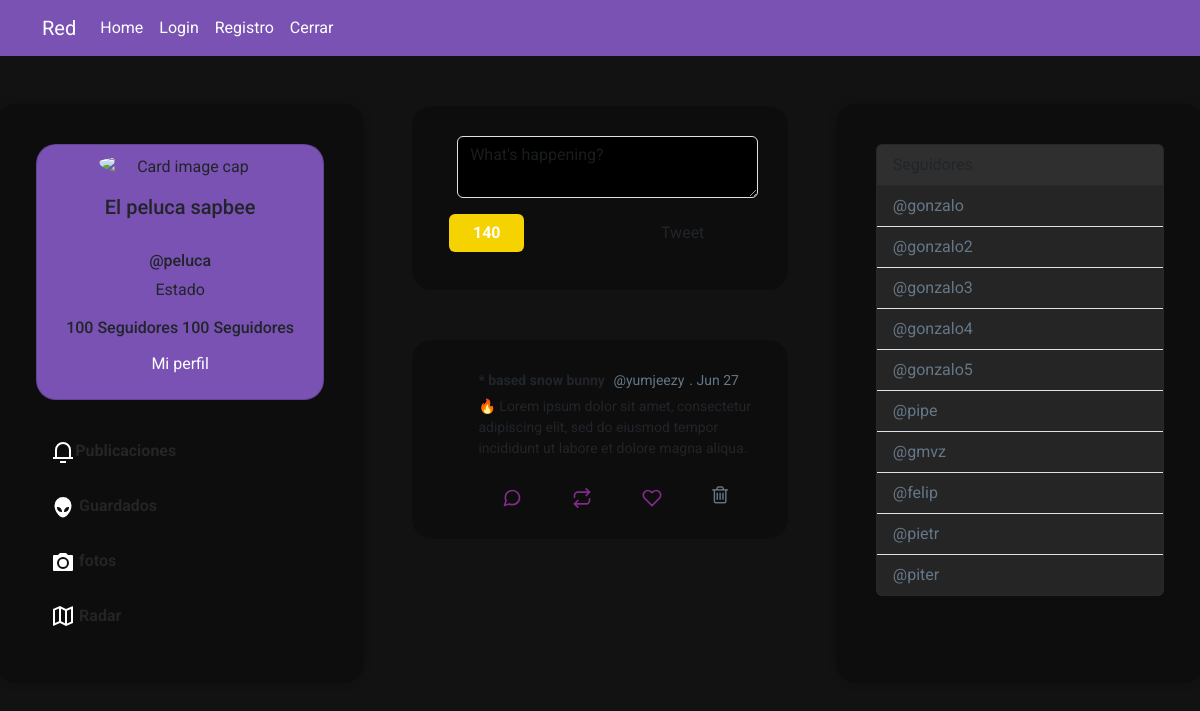
/ (signed in), run on the app's committed database.
### app/models.py (models this page shows)
class UserAccount(AbstractUser):
    type = models.CharField(max_length=7,
                            choices=USER_TYPE,
                            default=USER_TYPE[1][0])

### app/views.py (the view)
# urls.py: path('', views.home, name='home'),
@login_required
def home(request):
    x = request
    Users = UserAccount.objects.all()
    UserProfiles = UserProfile.objects.all()
    context = {'Users': Users, 'UserProfiles': UserProfiles}
    return render(request=request, template_name='layout.html', context=context)

### app/templates/layout.html (shortened to what this page needs)
{% load static %}
{% load humanize %}
<!DOCTYPE html>
<html lang="en">
<head >
    <link href="https://stackpath.bootstrapcdn.com/font-awesome/4.7.0/css/font-awesome.min.css" rel="stylesheet">
    <link rel="stylesheet" type="text/css" href="{% static 'css/style.css' %}">
    <link rel="stylesheet" type="text/css" href="{% static 'css/bootstrap.css' %}">
</head>
<body >
    {% if request.user.is_authenticated %}
        {% load django_browser_reload %}
        <nav class = 'navbar navbar-expand-lg '>
            <div class = 'container'>
            <a class = 'navbar-brand text-white' href = '#'>Red</a>
            <div class = 'offcanvas offcanvas-start-lg 'style="background-color:#7952b3" tabindex = '-1' id = 'offcanvasExample'
                aria-labelledby = 'offcanvasExampleLabel'
            >
                <div class = 'offcanvas-body p-lg-0'>
                <ul class = 'navbar-nav'>
                    <li class = 'nav-item'>
                    <a class = 'nav-link active' aria-current = 'page' href = '/'>Home</a>
                    </li>
                    <li class = 'nav-item'>
                    <a class = 'nav-link active' aria-current = 'page' href = '/login'>Login</a>
                    </li>
                    <li class = 'nav-item'>
                    <a class = 'nav-link active' aria-current = 'page' href = '/signup'>Registro</a>
                    </li>
                    <li class = 'nav-item'>
                        <a class = 'nav-link active' aria-current = 'page' href="/logout" class="btn text-white my-2 my-sm-0" type="submit">Cerrar</a>
                    </li>
                </ul>
                </div>
            </div>
            </div>
        </nav>
        {% block content %}
        <div id="main" class="container-fluid d-flex">
            <div class="sidebar m-5 d-none d-md-block ">
                <div class="">
                    <div class="card " style="background-color: #7952b3; width: 18rem; text-align:center;border-radius: 20px;">
                        <img src="https://toppng.com/uploads/preview/roger-berry-avatar-placeholder-11562991561rbrfzlng6h.png" class="card-img-top rounded-circle"
                            style="width:60%; position: relative;left: 62px;padding-top: 10px;"
                            src=""
                            alt="Card image cap">
                        <div class="card-body">
                            <h5 class="card-title font-weight-bold ">El peluca sapbee</h5>
                            <h6 class="card-title font-weight-bold">@peluca</h6>
                            <p class="card-text">Estado</p>
                            <h6 class="card-title font-weight-bold">
                                100 Seguidores
                                100 Seguidores
                            </h6>
                            <a href="#" class="btn  text-white rounded-pill">Mi perfil</a>
                        </div>
                    </div>
                    <br>
                    <button class="button-slider">
                        <svg height="24" width="24" viewBox="0 0 24 24" xmlns="http://www.w3.org/2000/svg">
                            <path d="M0 0h24v24H0z" fill="none"></path>
                            <path d="M20 17h2v2H2v-2h2v-7a8 8 0 1 1 16 0v7zm-2 0v-7a6 6 0 1 0-12 0v7h12zm-9 4h6v2H9v-2z" fill="currentColor"></path>
                            <b style="color: #252525;">Publicaciones</b>
                        </svg>
                    </button>
                    <br>
                    <button class="button-slider">
                        <b style="color: #242424;">Guardados</b>
                    </button>
                    <br>
                    <button class="button-slider">
                        <svg xmlns="http://www.w3.org/2000/svg" width="24" height="24" viewBox="0 0 24 24"><path fill="currentColor" d="M9 3h6l2 2h4a1 1 0 0 1 1 1v14a1 1 0 0 1-1 1H3a1 1 0 0 1-1-1V6a1 1 0 0 1 1-1h4l2-2zm3 16a6 6 0 1 0 0-12a6 6 0 0 0 0 12zm0-2a4 4 0 1 1 0-8a4 4 0 0 1 0 8z"/></svg>
                        <b style="color: #242424;">fotos</b>
                    </button>
                    <br> <button class="button-slider">
                        <b style="color: #242424;">Radar</b>
                    </button>
                </div>
            </div>
            <div class="content">
                <div id="inputTweetArea" class="tweet-wrap">
                    <div class="d-flex">
                        <div class="col-xs">
                        </div>
                        <form class="col pr-0  ">
                            <textarea class="form-control w-100" id="contentsBox"
                                placeholder="What's happening?" style="background-color: rgb(0, 0, 0)"></textarea>
                            <div class="container d-flex" style="padding: 1rem 0 0 0;" >
                                <div id="leftBtn">
                                    <div id="charBadge" class="badge badge-pill badge-primary ml-2"
                                        style="display: flex;align-items: center;width: 50%;justify-content: center;">
                                        <div id="charCountArea">140</div>
                                    </div>
                                </div>
                                <div id="rightBtn">
                                    <button class="btn rounded-pill" style="width: 100%;">Tweet</button>
                                </div>
                            </div>
                        </form>
                    </div>
                </div>
                <div id="tweetCards">
                    <div class="tweet-wrap" style="border-radius:20px">
                        <div class="tweet-header">
                            <div class="tweet-header-info">
                                * based snow bunny <span>@yumjeezy</span><span>. Jun 27
                                </span>
                                <p>🔥 Lorem ipsum dolor sit amet, consectetur adipiscing elit, sed do eiusmod tempor
                                    incididunt
                                    ut labore et dolore magna aliqua. </p>
                            </div>
                        </div>
                        <div class="tweet-info-counts">
                            <div class="comments">
                                <button style="background: rgba(255, 255, 255, 0); border: none;">
                                </button>
                            </div>
                            <div class="retweets">
                                <button style="background: rgba(255, 255, 255, 0); border: none;">
                                </button>
                            </div>
                            <div class="likes">
                                <button style="background: rgba(255, 255, 255, 0); border: none;">
                                </button>
                            </div>
                            <div class="trash">
                                <a href="#" style="background: rgba(255, 255, 255, 0); border: none;">
                                    <i class="fa fa-trash-o" style="color:#657786; font-size: 20px" aria-hidden="true"></i>
                                </a>
                            </div>
                        </div>
                    </div>
                </div>
            </div>
            <div class="sidebar m-5 d-none d-xl-block">
                <div class="card" style="width: 18rem; background-color: rgb(48, 48, 48);">
                    <div class="card-header">
                    </div>
                    <ul class="list-group list-group-flush">
                        {% for User in Users %}
                            {% if User.username != request.user.username %}
                                {% if User not in request %}
                                    <li class="list-group-item"
                                        style="background-color: #252525; text-decoration: none;color: #657787;">@{{User.username}}</li>
                                {% endif %}
                            {% endif %}
                        {% endfor %}
                    </ul>
                </div>
            </div>
        </div>
        {% endblock content %}
    {% endif %}
</body>
</html>

### app/static/css/style.css (style rules this page uses)
img { max-width: 100%; }
#main { justify-content: center; }
#inputTweetArea { border-radius: 20px; }
#leftBtn { width: 50%; text-align: left; padding: 0; }
#rightBtn { width: 50%; text-align: right; padding: 0; }
.tweet-wrap { max-width: 490px; background: #0000004b; margin: 0 auto; margin-top: 50px; border-radius: 3px; padding: 30px; }
.tweet-header { display: flex; align-items: flex-start; font-size: 14px; }
.tweet-header-info { font-weight: bold; }
.tweet-header-info span { color: #657786; font-weight: normal; margin-left: 5px; }
.tweet-header-info p { font-weight: normal; margin-top: 5px; }
.tweet-info-counts { display: flex; margin-left: 60px; margin-top: 10px; }
.tweet-info-counts div { display: flex; margin-right: 20px; }
.tweet-info-counts div svg { color: #822b8c; margin-right: 10px; }
.sidebar { width: 100%; background-color: #0000004b; box-shadow: 0 0 10px rgba(0,0,0,0.2); border-radius: 20px; padding: 40px; }
#charBadge { background-color: #f4d300 ; position: relative; left: -8px; font-size: 1rem; height: 100%; }
a:link { color: #1E96EB ; text-decoration: none; }
body { font-family: 'Roboto', sans-serif; }
* { margin: 0; padding: 0; }
i { margin-right: 10px; }
@media (min-width : 992px) { .offcanvas { visibility : visible; position : relative; background : none; border : none; justify-content : end; color : rgb(0, 0, 0); } }
.navbar-nav li a { color: white !important; }
.navbar { padding: 0.75rem 0; background-color: #7952b3; }
.button-slider { background: none; border: none; padding: 15px 15px; border-radius: 10px; }
.button-slider svg { color: #fff; }

### data on the page
UserAccount: username "gonzalo"
UserAccount: username "gonzalo2"
UserAccount: username "gonzalo3"
UserAccount: username "gonzalo4"
UserAccount: username "gonzalo5"
UserAccount: username "pipe"
UserAccount: username "gmvz"
UserAccount: username "felip"
UserAccount: username "pietr"
UserAccount: username "piter"
